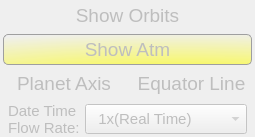
      <widget class="QFrame" name="controlsFrame">
       <property name="enabled">
        <bool>false</bool>
       </property>
       <layout class="QVBoxLayout" name="verticalLayout_4">
        <property name="spacing">
         <number>3</number>
        </property>
        <property name="leftMargin">
         <number>3</number>
        </property>
        <property name="topMargin">
         <number>0</number>
        </property>
        <property name="rightMargin">
         <number>3</number>
        </property>
        <property name="bottomMargin">
         <number>0</number>
        </property>
        <item>
         <widget class="QPushButton" name="btnOrbit">
          <property name="styleSheet">
           <string notr="true">QPushButton { 
     border-style: inset;
     border-width: 1px;
     border-radius:5px;
	 padding: 3px;
     border-style: solid;
     border-width: 1px;
     border-radius:5px;
     border-color: palette(button);
	 padding: 3px;
     font-size: 14pt;
}

QPushButton:checked { 
     border-color: palette(dark);
    background-color: qradialgradient(cx: 0.7, cy: 1.4, fx: 0.7, fy: 1.9, radius: 1.5, stop: 0 rgb(255, 255, 0), stop: 1 transparent );
}

QPushButton:pressed { 
     border-color: palette(dark);
     background-color: qradialgradient(cx: 0.7, cy: 1.4, fx: 0.7, fy: 1.9, radius: 1.5, stop: 0 palette(dark), stop: 1 transparent );
}

</string>
          </property>
          <property name="text">
           <string>Show Orbits</string>
          </property>
          <property name="checkable">
           <bool>true</bool>
          </property>
          <property name="checked">
           <bool>false</bool>
          </property>
         </widget>
        </item>
        <item>
         <widget class="QPushButton" name="btnAtm">
          <property name="styleSheet">
           <string notr="true">QPushButton { 
     border-style: inset;
     border-width: 1px;
     border-radius:5px;
	 padding: 3px;
     border-style: solid;
     border-width: 1px;
     border-radius:5px;
     border-color: palette(button);
	 padding: 3px;
     font-size: 14pt;
}

QPushButton:checked { 
     border-color: palette(dark);
    background-color: qradialgradient(cx: 0.7, cy: 1.4, fx: 0.7, fy: 1.9, radius: 1.5, stop: 0 rgb(255, 255, 0), stop: 1 transparent );
}

QPushButton:pressed { 
     border-color: palette(dark);
     background-color: qradialgradient(cx: 0.7, cy: 1.4, fx: 0.7, fy: 1.9, radius: 1.5, stop: 0 palette(dark), stop: 1 transparent );
}

</string>
          </property>
          <property name="text">
           <string>Show Atm</string>
          </property>
          <property name="checkable">
           <bool>true</bool>
          </property>
          <property name="checked">
           <bool>true</bool>
          </property>
         </widget>
        </item>
        <item>
         <widget class="QFrame" name="horizontalFrame">
          <property name="maximumSize">
           <size>
            <width>16777215</width>
            <height>50</height>
           </size>
          </property>
          <layout class="QHBoxLayout" name="horizontalLayout_4">
           <property name="leftMargin">
            <number>0</number>
           </property>
           <property name="topMargin">
            <number>0</number>
           </property>
           <property name="rightMargin">
            <number>0</number>
           </property>
           <property name="bottomMargin">
            <number>0</number>
           </property>
           <item>
            <widget class="QPushButton" name="btnAxis">
             <property name="styleSheet">
              <string notr="true">QPushButton { 
     border-style: inset;
     border-width: 1px;
     border-radius:5px;
	 padding: 3px;
     border-style: solid;
     border-width: 1px;
     border-radius:5px;
     border-color: palette(button);
	 padding: 3px;
     font-size: 14pt;
}

QPushButton:checked { 
     border-color: palette(dark);
    background-color: qradialgradient(cx: 0.7, cy: 1.4, fx: 0.7, fy: 1.9, radius: 1.5, stop: 0 rgb(255, 255, 0), stop: 1 transparent );
}

QPushButton:pressed { 
     border-color: palette(dark);
     background-color: qradialgradient(cx: 0.7, cy: 1.4, fx: 0.7, fy: 1.9, radius: 1.5, stop: 0 palette(dark), stop: 1 transparent );
}

</string>
             </property>
             <property name="text">
              <string>Planet Axis</string>
             </property>
             <property name="checkable">
              <bool>true</bool>
             </property>
            </widget>
           </item>
           <item>
            <widget class="QPushButton" name="btnEquline">
             <property name="styleSheet">
              <string notr="true">QPushButton { 
     border-style: inset;
     border-width: 1px;
     border-radius:5px;
	 padding: 3px;
     border-style: solid;
     border-width: 1px;
     border-radius:5px;
     border-color: palette(button);
	 padding: 3px;
     font-size: 14pt;
}

QPushButton:checked { 
     border-color: palette(dark);
    background-color: qradialgradient(cx: 0.7, cy: 1.4, fx: 0.7, fy: 1.9, radius: 1.5, stop: 0 rgb(255, 255, 0), stop: 1 transparent );
}

QPushButton:pressed { 
     border-color: palette(dark);
     background-color: qradialgradient(cx: 0.7, cy: 1.4, fx: 0.7, fy: 1.9, radius: 1.5, stop: 0 palette(dark), stop: 1 transparent );
}

</string>
             </property>
             <property name="text">
              <string>Equator Line</string>
             </property>
             <property name="checkable">
              <bool>true</bool>
             </property>
            </widget>
           </item>
          </layout>
         </widget>
        </item>
        <item>
         <layout class="QHBoxLayout" name="horizontalLayout_3">
          <property name="spacing">
           <number>5</number>
          </property>
          <property name="leftMargin">
           <number>5</number>
          </property>
          <property name="topMargin">
           <number>0</number>
          </property>
          <property name="rightMargin">
           <number>5</number>
          </property>
          <property name="bottomMargin">
           <number>0</number>
          </property>
          <item>
           <widget class="QLabel" name="label">
            <property name="font">
             <font>
              <family>MS Shell Dlg 2</family>
              <pointsize>11</pointsize>
              <weight>50</weight>
              <italic>false</italic>
              <bold>false</bold>
             </font>
            </property>
            <property name="styleSheet">
             <string notr="true">font: 11pt &quot;MS Shell Dlg 2&quot;;</string>
            </property>
            <property name="text">
             <string>Date Time
Flow Rate:</string>
            </property>
           </widget>
          </item>
          <item>
           <widget class="QComboBox" name="comboBox">
            <property name="minimumSize">
             <size>
              <width>0</width>
              <height>30</height>
             </size>
            </property>
            <property name="font">
             <font>
              <family>MS Shell Dlg 2</family>
              <pointsize>11</pointsize>
              <weight>50</weight>
              <italic>false</italic>
              <bold>false</bold>
             </font>
            </property>
            <property name="styleSheet">
             <string notr="true">font: 11pt &quot;MS Shell Dlg 2&quot;;</string>
            </property>
            <property name="currentIndex">
             <number>1</number>
            </property>
            <property name="maxVisibleItems">
             <number>13</number>
            </property>
            <item>
             <property name="text">
              <string>Time Flow</string>
             </property>
            </item>
            <item>
             <property name="text">
              <string>  1x(Real Time)</string>
             </property>
            </item>
            <item>
             <property name="text">
              <string>  30x</string>
             </property>
            </item>
            <item>
             <property name="text">
              <string>  300x</string>
             </property>
            </item>
            <item>
             <property name="text">
              <string>  3000x</string>
             </property>
            </item>
            <item>
             <property name="text">
              <string>  30000x</string>
             </property>
            </item>
            <item>
             <property name="text">
              <string>Discrete Time Steps</string>
             </property>
            </item>
            <item>
             <property name="text">
              <string>  seconds</string>
             </property>
            </item>
            <item>
             <property name="text">
              <string>  minutes</string>
             </property>
            </item>
            <item>
             <property name="text">
              <string>  hours</string>
             </property>
            </item>
            <item>
             <property name="text">
              <string>  days</string>
             </property>
            </item>
            <item>
             <property name="text">
              <string>  years</string>
             </property>
            </item>
           </widget>
          </item>
         </layout>
        </item>
       </layout>
      </widget>
